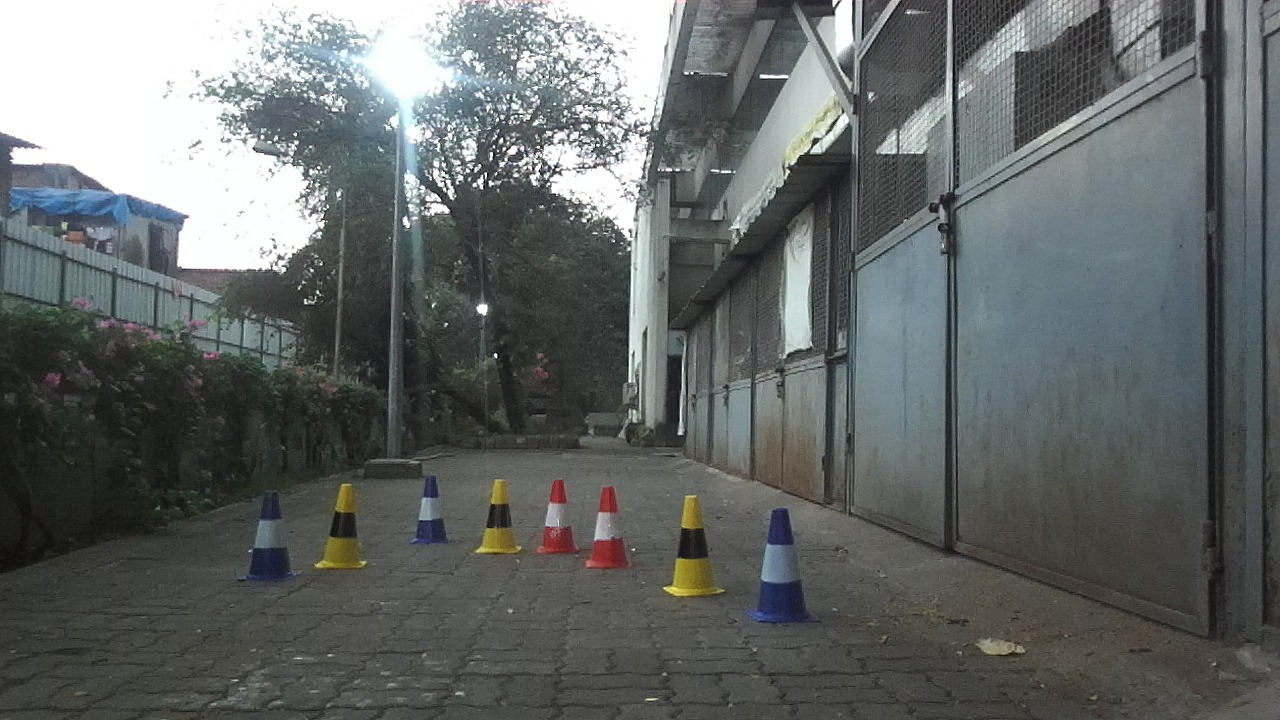
#> input picture Perception/Checkpoint 1 and 2/img.jpg, 1280 x 720 px
$ python test.py
#> lines starting #> are read from the running program, lines starting #| are printed output that depends on the picture; after the words box and inside, x2 and y2 are one past the last pixel; in counts of white or black regions, pixels touching at a corner belong together
import cv2
from matplotlib import pyplot as plt
import numpy as np

img = cv2.imread('img.jpg')
#> img is the input picture: shape (720, 1280, 3); mean B, G, R 103.7, 104.5, 100.3

img_y = img.shape[0]
#> img_y = 720
img_x = img.shape[1]
#> img_x = 1280
print(img.shape)
#| (720, 1280, 3)

boxes  =  [
    [2.0, [0.43476563692092896, 0.7194444537162781, 0.03984374925494194, 0.1111111119389534], 0.8438236117362976],
    [2.0, [0.47539061307907104, 0.737500011920929, 0.04296875, 0.11666666716337204], 0.8504939675331116],
    [0.0, [0.33671873807907104, 0.7111111283302307, 0.03593749925494194, 0.09444444626569748], 0.9057255387306213],
    [3.0, [0.2679687440395355, 0.7361111044883728, 0.04374999925494194, 0.125], 0.919158935546875],
    [0.0, [0.21054688096046448, 0.7479166388511658, 0.04921875149011612, 0.12638889253139496], 0.9196999073028564],
    [3.0, [0.38945311307907104, 0.7201389074325562, 0.03984374925494194, 0.10972221940755844], 0.9205850958824158],
    [3.0, [0.5414062738418579, 0.762499988079071, 0.05312500149011612, 0.14444445073604584], 0.9242506623268127],
    [0.0, [0.610156238079071, 0.7909722328186035, 0.06406249850988388, 0.1736111044883728], 0.9282561540603638]
]

def colour(a):
    if a == 0:
        return (255, 0, 0)
    if a == 3:
        return (0, 255, 255)
    else:
        return (0, 0, 255)


for box in boxes:

    box[1][0] = int(box[1][0]*img_x)
    box[1][1] = int(box[1][1]*img_y)
    box[1][2] = int(box[1][2]*img_x)
    box[1][3] = int(box[1][3]*img_y)

    start_point = tuple([int(box[1][0]-box[1][2]/2), int(box[1][1]-box[1][3]/2)])
    end_point = tuple([int(box[1][0]+box[1][2]/2), int(box[1][1]+box[1][3]/2)])
    print(start_point, end_point)


    color = colour(box[0])
    thickness = 2

    img = cv2.rectangle(img, start_point, end_point, color, thickness)
#> this loop made 8 passes
#> pass 1, `img = cv2.rectangle(img, start_point, end_point, color, thickness)`:
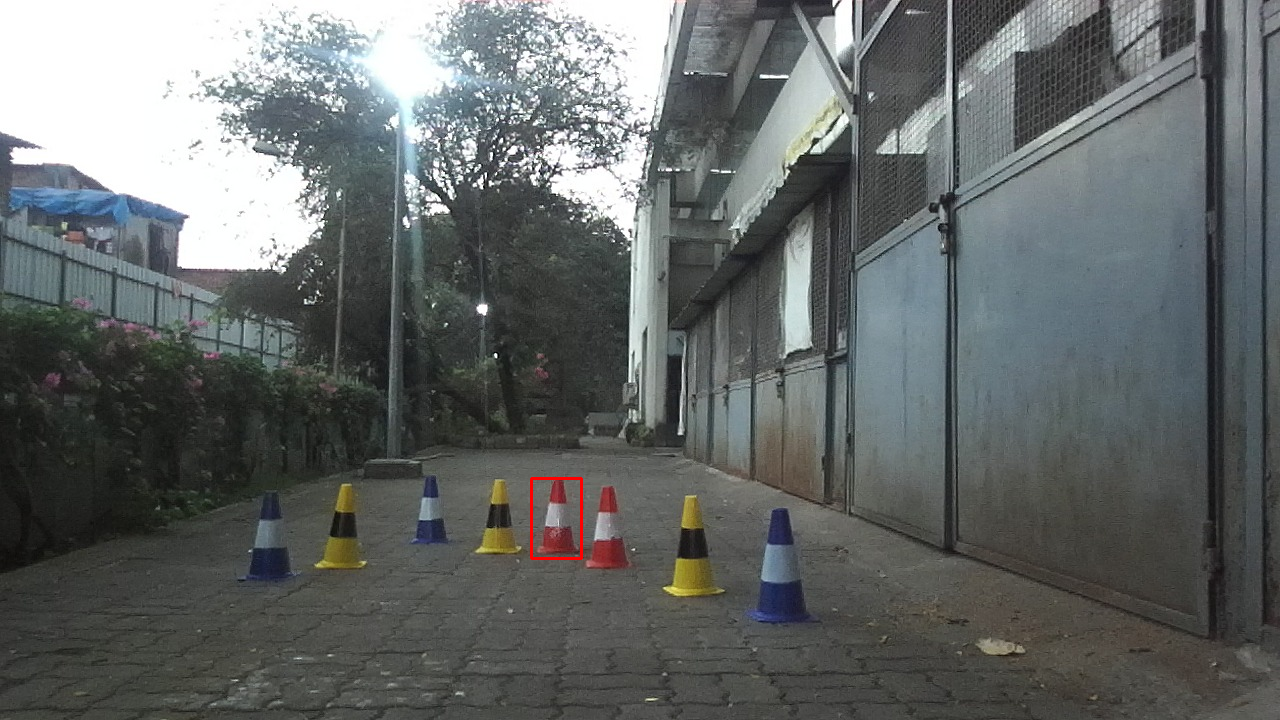
#> img: shape (720, 1280, 3); 0.08% of pixels changed, all inside (x1, y1, x2, y2) = (530, 477, 583, 560)
#> pass 2, `img = cv2.rectangle(img, start_point, end_point, color, thickness)`:
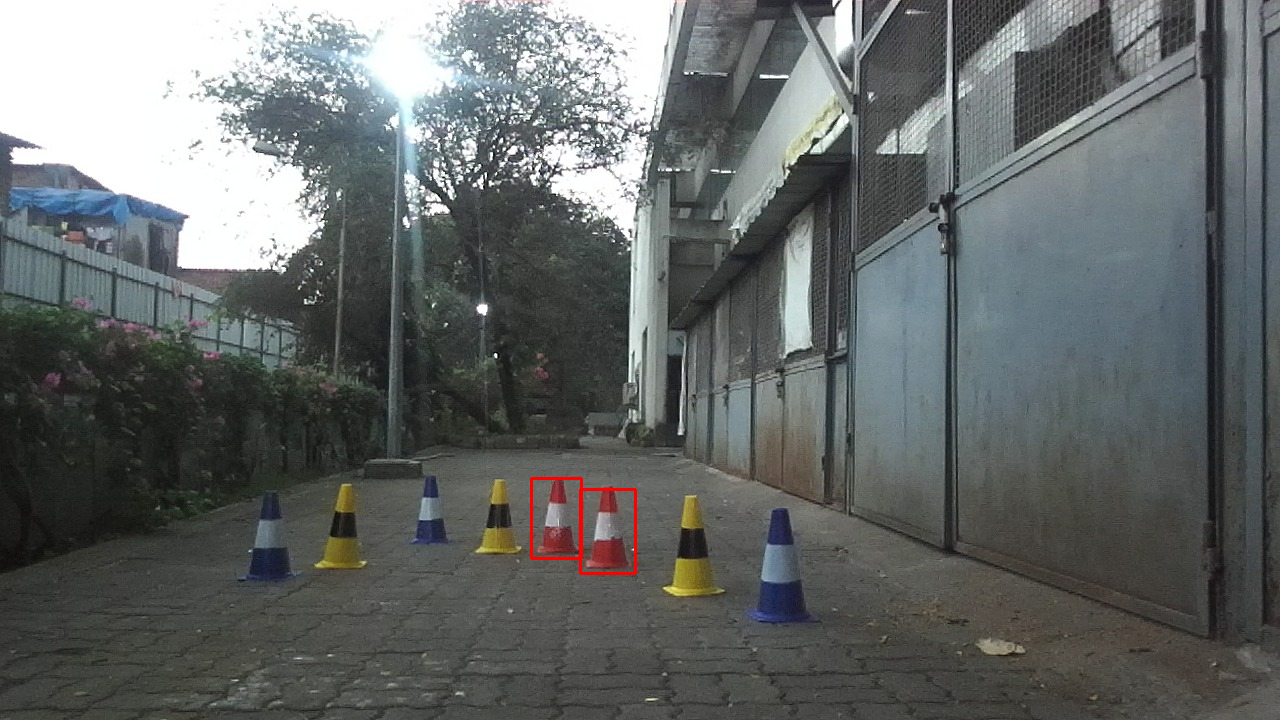
#> img: shape (720, 1280, 3); 0.07% of pixels changed, all inside (x1, y1, x2, y2) = (579, 488, 637, 575)
#> pass 3, `img = cv2.rectangle(img, start_point, end_point, color, thickness)`:
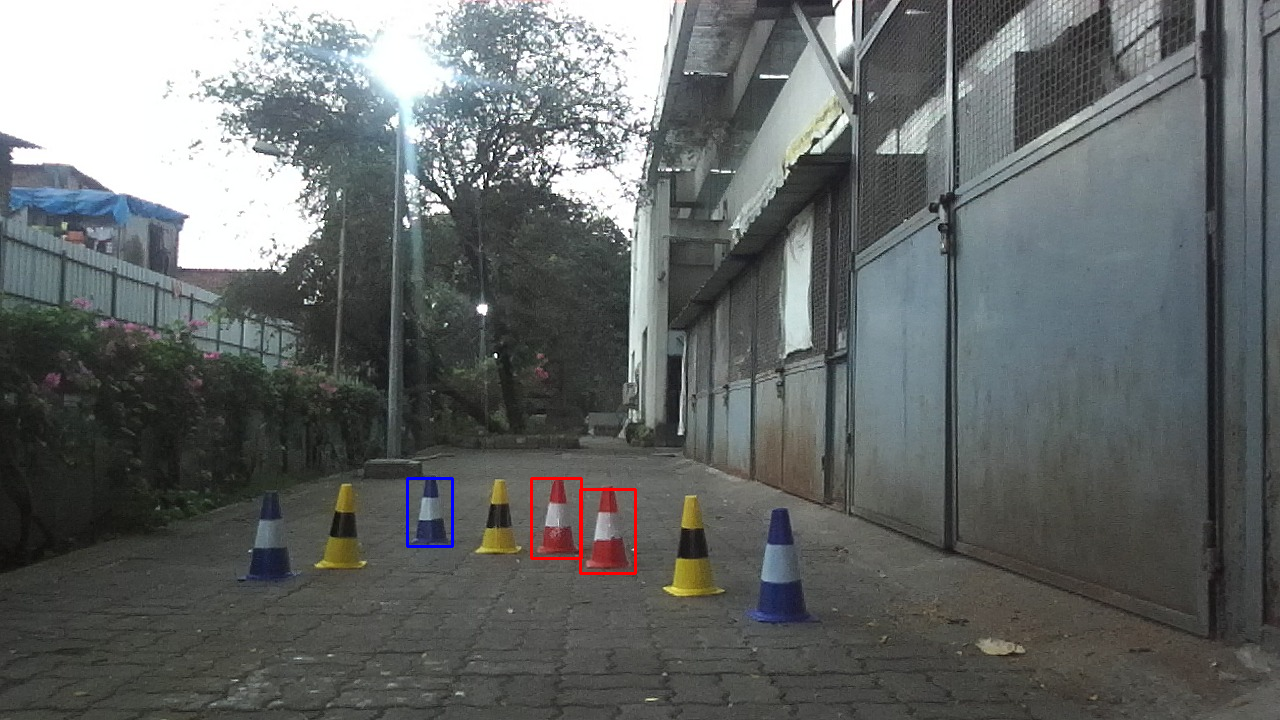
#> img: shape (720, 1280, 3); 0.07% of pixels changed, all inside (x1, y1, x2, y2) = (406, 477, 454, 548)
#> after the loop:
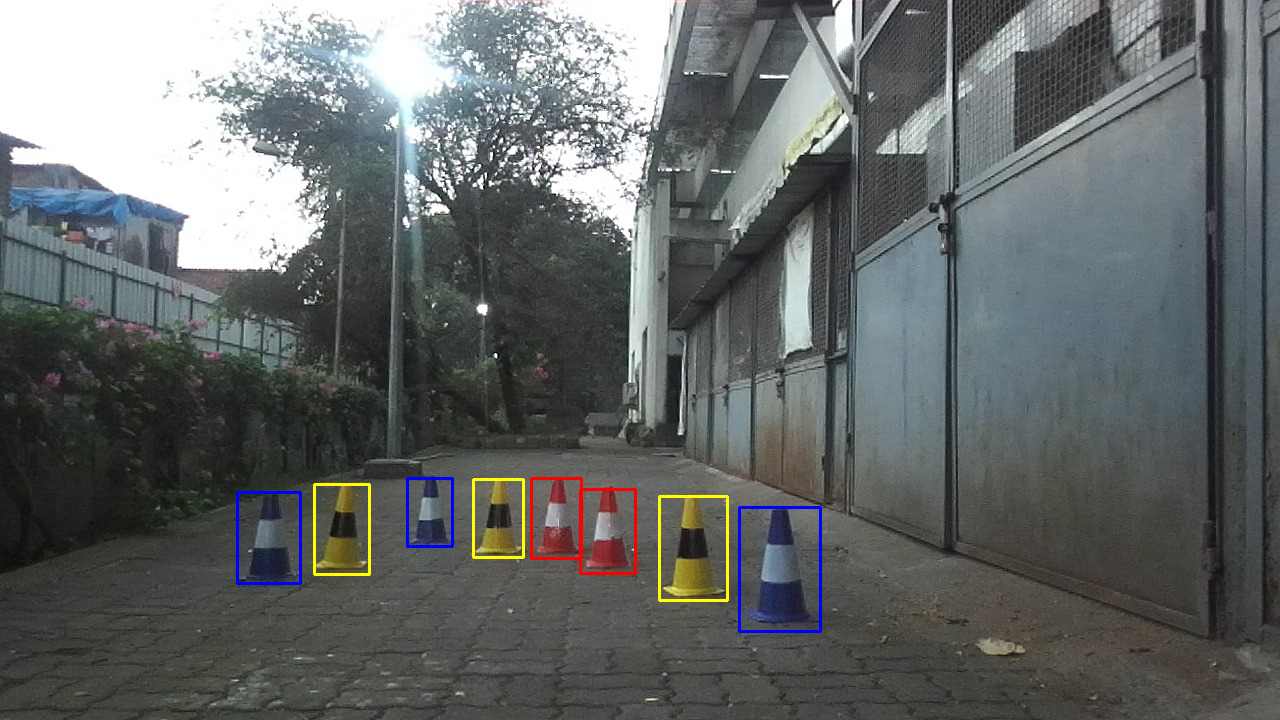
#> img: shape (720, 1280, 3); 0.52% of pixels changed, all inside (x1, y1, x2, y2) = (236, 478, 822, 633)


cv2.imshow('test',img)
cv2.waitKey(0)
